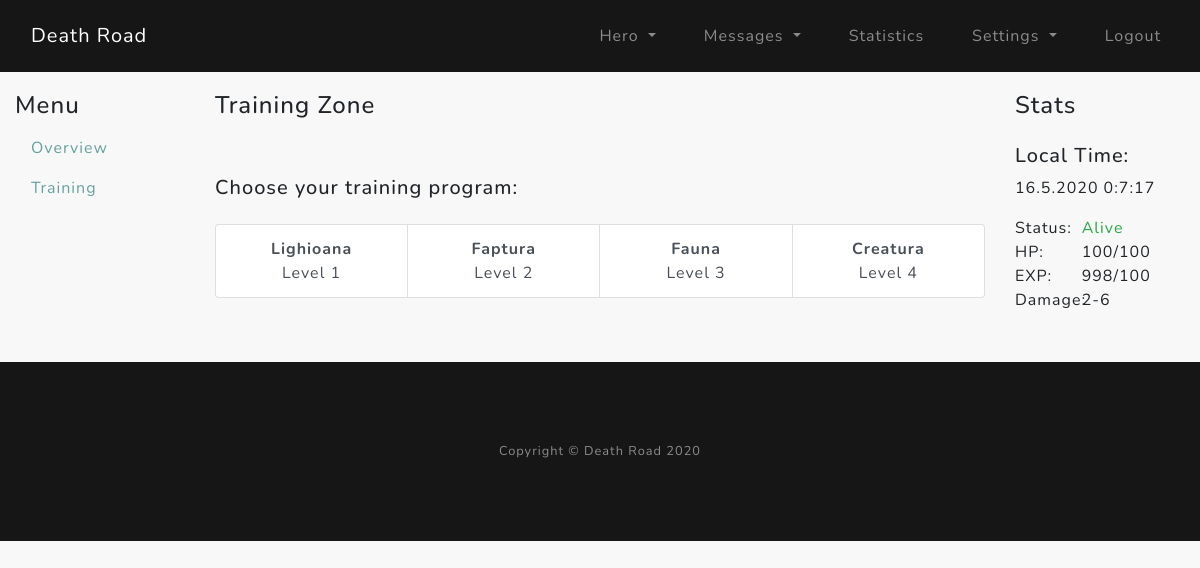
The app's page /hero/training (signed in), older data.
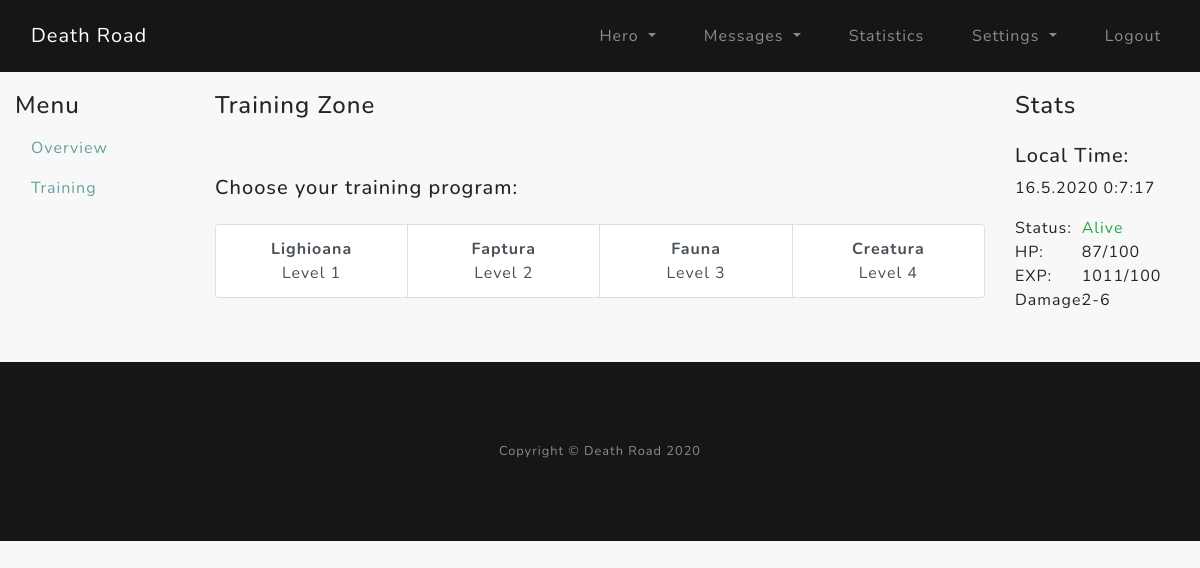
The same page, newer data.
### core/models.py (models this page shows)
class Hero(db.Model):
    __tablename__ = "hero"
    acc_id = Column(Integer, primary_key=True)  # hero id connected to account id
    name = Column(String(16), unique=True)  # name of the hero
    gender = Column(Boolean)  # 0 - male / 1 - female
    date_created = Column(DateTime)  # date created the hero
    level = Column(Integer)  # current level of the hero
    current_exp = Column(Integer)  # current experience of hero
    next_lvl_exp = Column(Integer)  # exp needed for next level
    hp = Column(Integer)  # current hero health HP
    hp_max = Column(Integer)  # current hero health HP
    hp_regen_rate = Column(Integer)  # hp regeneration per second
    hp_check_regen = Column(DateTime)  # used to calculate the regenerated hp over time
    alive = Column(Integer)  # Check if hero is Death (0), Reviving (1), Alive (2)
    death_check = Column(DateTime)  # Time when the hero was revived
    revive_time = Column(Integer)  # seconds needed to revive the hero after the revive button is pressed
    attack_point = Column(Integer)  # attack points needed to calculate damage

### core/hero/routes.py (the view)
@hero.route("/hero/training")
@login_required
def hero_training():
    if acc_has_hero(current_user.id):
        return redirect(url_for("hero.hero_create"))
    get_unread_msgs = unread_msgs(current_user.username)
    hp_regeneration(current_user.id)
    hero = Hero.query.filter_by(acc_id=current_user.id).first()
    animals = AnimalsTraining.query.all()
    if hero.alive == 1:
        revive_hero(current_user.id)
    reviving_time = hero.death_check + timedelta(seconds=hero.revive_time)
    return render_template("hero_training.html", hero=hero, animals=animals, get_unread_msgs=get_unread_msgs,
                           reviving_time=reviving_time)

### core/hero/utils.py (called while the page is built)
def acc_has_hero(current_acc_id):
    hero = Hero.query.filter_by(acc_id=current_acc_id).first()
    return False if hero else True

def deltatime(now, then):
    tdelta = now - then
    return tdelta.days * 24 * 3600 + tdelta.seconds

def hp_regeneration(current_acc_id):
    regen = Hero.query.filter_by(acc_id=current_acc_id).first()
    if regen.alive == 2 and regen.hp < regen.hp_max:
        time_passed = deltatime(datetime.now(), regen.hp_check_regen)
        if time_passed > 4:
            regen.hp += time_passed * regen.hp_regen_rate
            if regen.hp > regen.hp_max:
                regen.hp = regen.hp_max
            regen.hp_check_regen = datetime.now()
            db.session.commit()

### core/models.py (called while the page is built)
@login_manager.user_loader
def load_user(user_id):
    return User.query.get(int(user_id))

### core/utils/unread_msgs.py (called while the page is built)
def unread_msgs(current_acc_uname):
    gum = Messages.query.filter_by(recipient=current_acc_uname, del_in=False, seen=False).count()
    return gum

### core/templates/hero_training.html (shortened to what this page needs)
{% extends "hero_layout.html" %}
{% block hero_main %}
<div class="col-lg-8">
    <h4>Training Zone</h4>
    {% if hero.alive == 0 %}
    <div class="row pt-5 pb-3">
        <div class="col">
            <h5>Your hero is currently dead.</h5>
        </div>
    </div>
    {% elif hero.alive == 1 %}
    <div class="row pt-5 pb-3">
        <div class="col">
            <h5>Your hero is currently reviving. Wait...</h5>
        </div>
    </div>
    {% else %}
    <div class="row pt-5 pb-3">
        <div class="col">
            <h5>Choose your training program:</h5>
        </div>
    </div>
    <div class="row">
        <div class="col">
            <div class="list-group list-group-horizontal pb-5 text-center" id="list-tab" role="tablist">
                {% for animal in animals %}
                <a class="list-group-item list-group-item-action" id="list-home-list" data-toggle="list"
                   href="#animal-{{ animal.name }}" role="tab" aria-controls="home"><strong>{{ animal.name }}</strong><br> Level {{ animal.id }}</a>
                {% endfor %}
            </div>
        </div>
    </div>
    {% endif %}
</div>
{% include "hero_stats.html" %}
{% endblock %}

### core/templates/hero_stats.html (shortened to what this page needs)
<div class="col-lg-2 order-first order-lg-2">
    <h4>Stats</h4>
    <div class="row py-3">
        <div class="col">
            <h5>Local Time:</h5>
            <div id="timeNow"></div>
        </div>
    </div>
    <div class="row">
        <div class="col-4">Status:</div>
        {% if hero.alive == 2 %}
        <div class="col-8 text-success">Alive</div>
        {% elif hero.alive == 1 %}
        <div class="col-8 text-warning">Reviving</div>
        {% else %}
        <div class="col-8 text-danger">Dead</div>
        {% endif %}
    </div>
    <div class="row">
        <div class="col-4">HP:</div>
        <div class="col-8">{{ hero.hp }}/{{ hero.hp_max }}</div>
    </div>
    <div class="row">
        <div class="col-4">EXP:</div>
        <div class="col-8">{{ hero.current_exp }}/{{ hero.next_lvl_exp }}</div>
    </div>
    <div class="row">
        <div class="col-4">Damage:</div>
        <div class="col-8">{{ (hero.attack_point * 0.5)|round|int }}-{{ (hero.attack_point * 1.26)|round|int }}</div>
    </div>
</div>

Row changes from the older to the newer data that the page shows:
changed Hero: hp "100" → "87"; current_exp "998" → "1011"
